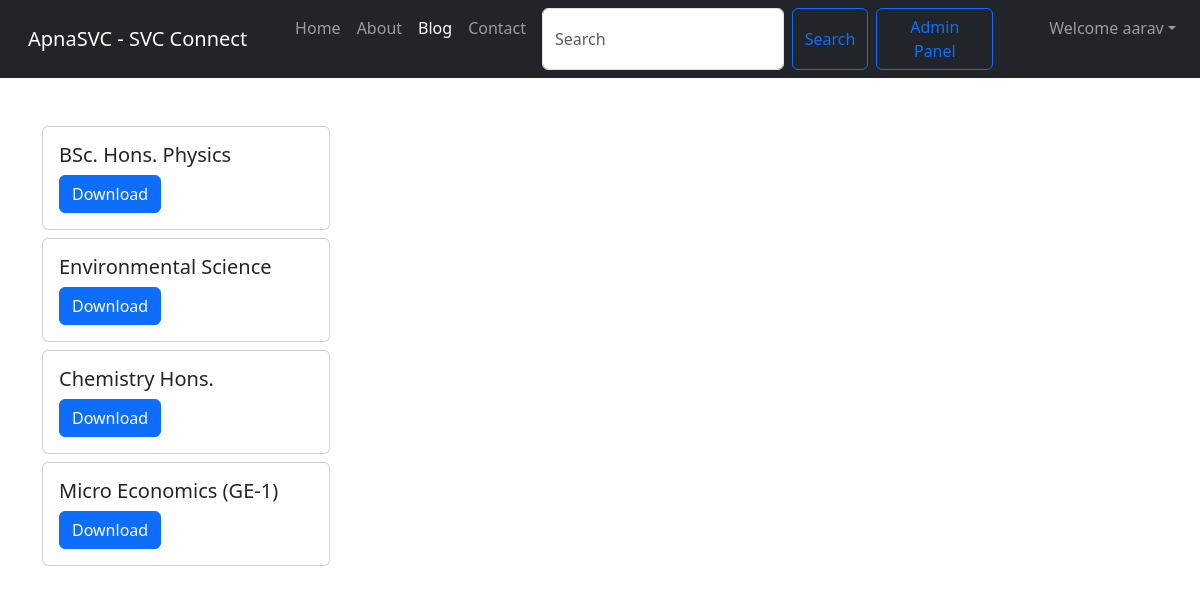
The page /study/ (signed in) on the database its author committed.
### study/models.py (models this page shows)
class studyresource(models.Model):
    courseid = models.AutoField(primary_key=True)
    course = models.CharField(max_length = 255)
    file = models.FileField(upload_to='uploads/')

### study/views.py (the view)
# urls.py: path('', views.study_resource_list, name='study_resource_list'),
def study_resource_list(request):
    allPosts= studyresource.objects.all()
    context={'allPosts': allPosts}
    return render(request, 'study_resource_list.html', context)

### study/templates/study_resource_list.html (shortened to what this page needs)
{%extends 'base.html' %}
{% block blogactive %} active {% endblock blogactive %}
{% block body %}
<form action='/summarize' method='get'>
<div class = 'container mx-15 my-5' >
    {% for resource in allPosts %}
    <div class="card my-2" style="width: 18rem;">
        <div class="card-body">
          <h5 class="card-title">{{ resource.course }}</h5>
          <a href="{{ resource.file.url }}" class="btn btn-primary">Download</a>
        </div>
      </div>
{% endfor %}
{%endblock%}

### socline/templates/base.html (shortened to what this page needs)
<!doctype html>
<html>
<head>
  <link rel="stylesheet" href="https://cdn.jsdelivr.net/npm/bootstrap@5.3.2/dist/css/bootstrap.rtl.min.css"
>
</head>
<body>
  <nav class="navbar navbar-expand-lg navbar-dark bg-dark">
    <div class="container-fluid">
      <a class="navbar-brand" href="/">ApnaSVC - SVC Connect</a>
      <div class="collapse navbar-collapse" id="navbarSupportedContent">
        <ul class="navbar-nav me-auto mb-2 mb-lg-0">
          <li class="nav-item">
            <a class="nav-link {% block homeactive %}{% endblock homeactive %}" aria-current="page" href="/">Home</a>
          </li>
          <li class="nav-item ">
            <a class="nav-link {% block aboutactive %}{% endblock aboutactive %}" href="/about">About</a>
          </li>
          <li class="nav-item ">
            <a class="nav-link {% block blogactive %}{% endblock blogactive %}" href="/blog">Blog</a>
          </li>
          <li class="nav-item ">
            <a class="nav-link {% block contactactive %}{% endblock contactactive %}" href="/contact">Contact</a>
          </li>
          <form method="get" action="/search" class="d-flex" role="search">
            <input class="form-control mx-2" type="search" placeholder="Search" aria-label="Search" name="query"
              id="query">
            <button class="btn btn-outline-primary my-2 my-sm-0" type="submit">Search</button>
          </form>
          <a href='/admin' role='button' target="_blank" class="btn btn-outline-primary my-2 mx-2 my-sm-0">Admin
            Panel</button> </a>
            {% if user.is_authenticated %}
            <ul class = "navbar-nav ml-auto mb-2 mb-lg-0">
            <li class="nav-item dropdown">
                <a class="nav-link dropdown-toggle" href="#" role="button"
                 data-bs-toggle="dropdown" aria-expanded="false">
                    Welcome {{request.user}}
                </a>
                  <a class="dropdown-item ml-auto" href="/logout">Logout</a></li>
                </ul>
            </ul>
            {% endif %}
      </div>
    </div>
  </nav>
  {% block body %} {% endblock body %}
          </form>
</body>
</html>

### rows shown on the page
studyresource: course "BSc. Hons. Physics"
studyresource: course "Environmental Science"
studyresource: course "Chemistry Hons."
studyresource: course "Micro Economics (GE-1)"

### other values the page prints
{{ request.user }} "aarav"
